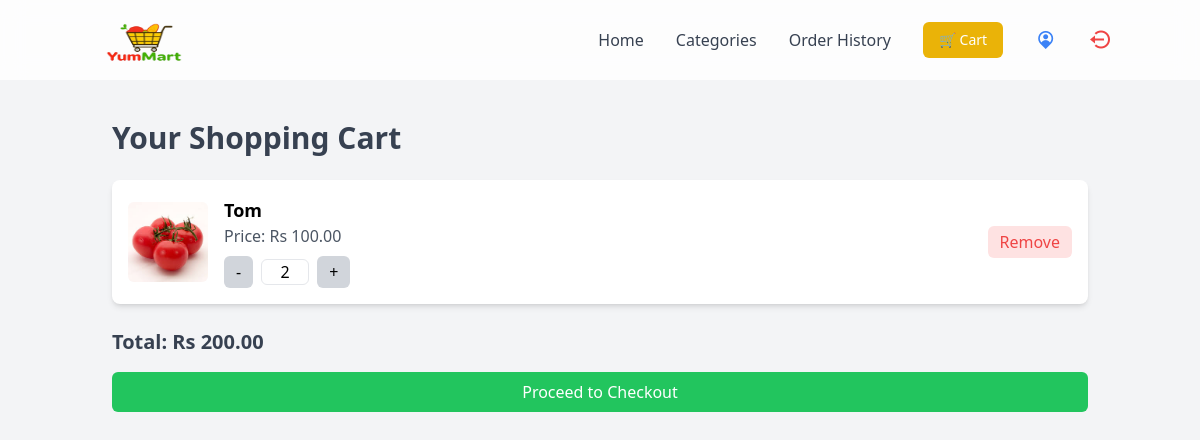
The app's page /cart/ (signed in) with its own data.
### store/models.py (models this page shows, shortened)
class CartItem(models.Model):
    user = models.ForeignKey(User, on_delete=models.CASCADE)
    product = models.ForeignKey(Product, on_delete=models.CASCADE)
    quantity = models.PositiveIntegerField(default=1)

class Product(models.Model):
    category = models.ForeignKey(Category, on_delete=models.CASCADE)
    name = models.CharField(max_length=255)
    slug = models.SlugField(max_length=255, unique=True)
    description = models.TextField(blank=True)
    price = models.DecimalField(max_digits=10, decimal_places=2)
    image = models.ImageField(upload_to='products/')
    created_at = models.DateTimeField(auto_now_add=True)

### store/views.py (the view)
# urls.py: path('cart/', cart, name='cart'),
@login_required
def cart(request):
    cart_items = CartItem.objects.filter(user=request.user)
    total_price = sum(item.product.price * item.quantity for item in cart_items)
    return render(request, 'store/cart.html', {'cart_data': cart_items, 'total_price': total_price})

### store/templates/store/cart.html (shortened to what this page needs)
{% extends 'store/base.html' %}
{% block content %}
<h2 class="text-3xl font-bold text-gray-700 mb-6">Your Shopping Cart</h2>
{% if cart_data %}
    <div class="grid grid-cols-1 gap-6">
        {% for item in cart_data %}
        <div class="bg-white p-4 rounded-lg shadow-md flex items-center gap-4">
            <img src="{{ item.product.image.url }}" alt="{{ item.product.name }}" class="w-20 h-20 object-cover rounded-md">
            <div class="flex-1">
                <h3 class="text-lg font-bold">{{ item.product.name }}</h3>
                <p class="text-gray-600">Price: Rs {{ item.product.price }}</p>
                <form method="POST" action="{% url 'update_cart' item.product.id %}" class="flex items-center mt-2">
                    <button type="submit" name="action" value="decrease" class="px-3 py-1 bg-gray-300 rounded-md hover:bg-gray-400 transition">-</button>
                    <input type="text" name="quantity" value="{{ item.quantity }}" class="w-12 text-center mx-2 border rounded-md">
                    <button type="submit" name="action" value="increase" class="px-3 py-1 bg-gray-300 rounded-md hover:bg-gray-400 transition">+</button>
                </form>
            </div>
            <a href="{% url 'remove_from_cart' item.product.id %}" class="text-red-500 bg-red-100 px-3 py-1 rounded-md hover:bg-red-200 transition">
                Remove
            </a>
        </div>
        {% endfor %}
    </div>
    <h3 class="text-xl font-bold text-gray-700 mt-6">Total: Rs {{ total_price }}</h3>
    <a href="{% url 'checkout' %}" class="block text-center bg-green-500 text-white py-2 mt-4 rounded-md hover:bg-green-600 transition">
        Proceed to Checkout
    </a>
{% else %}
    <p class="text-gray-500 mt-20">Your cart is empty.</p>
{% endif %}
{% endblock %}

### records on screen
CartItem: product.image (picture), product.name "Tom", product.price "100.00", quantity "2"

### other values on screen
{{ total_price }} "200.00"
